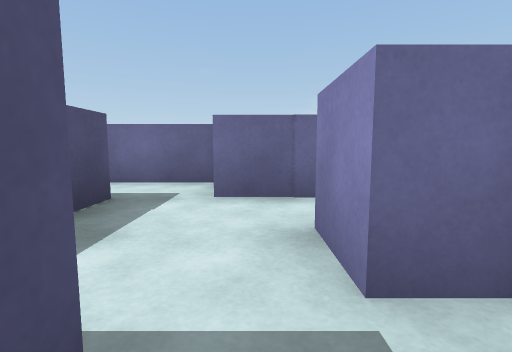
[1] (above)

14 first-person views from a walk through a 3-D level made in the Unity game engine. The camera is 0.62 m above the floor, tilts 6° down and sees 85° across. The floor is counted in squares, 1 m on a side. Each view is taken from the middle of a square. On the plan, view 1 faces up. The plan holds only what a view shows up to about 9 squares ahead; the rest is blank. The place goes on beyond the plan.

[2]
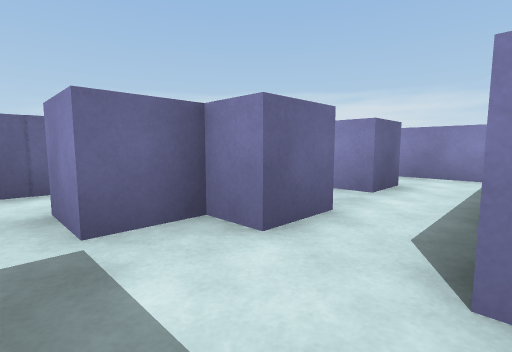

[3]
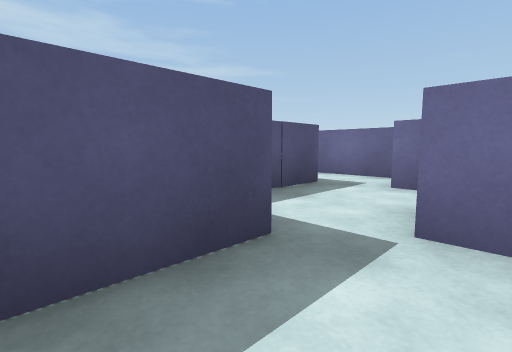

[4]
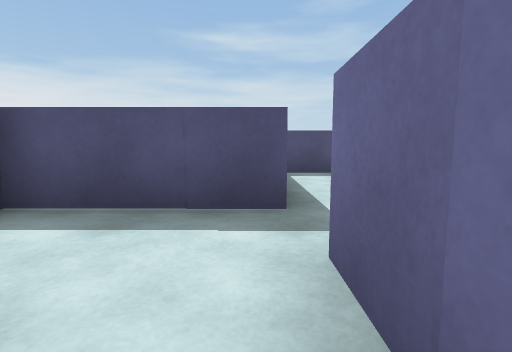

[5]
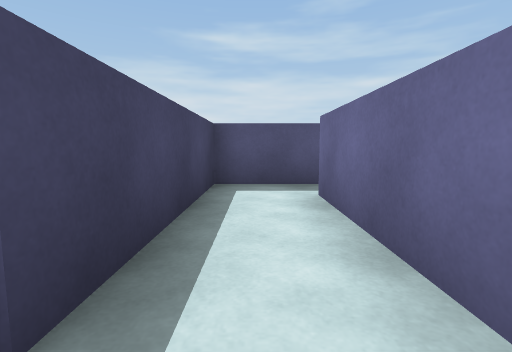

[6]
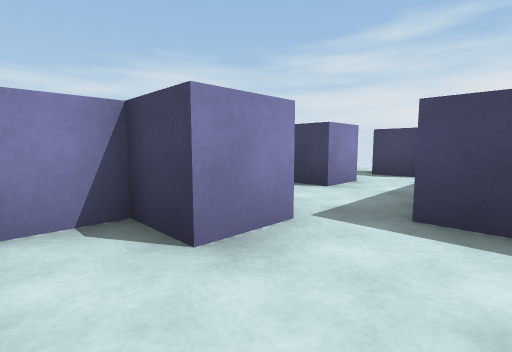

[7]
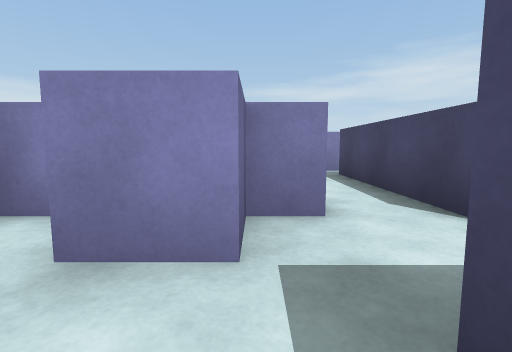

[8]
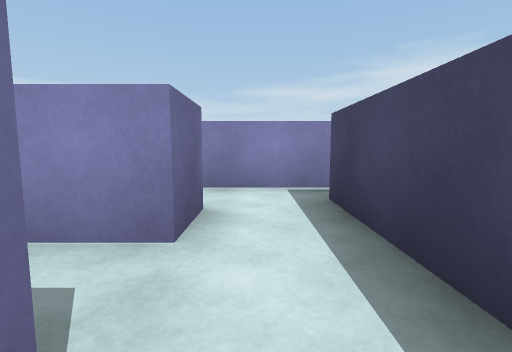

[9]
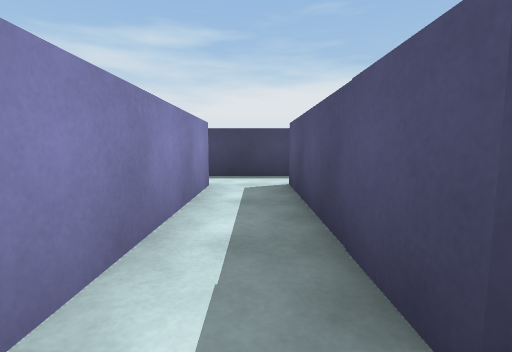

[10]
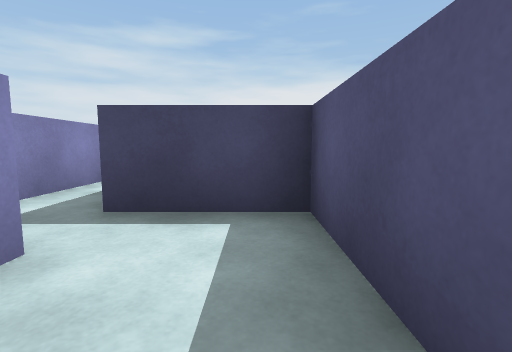

[11]
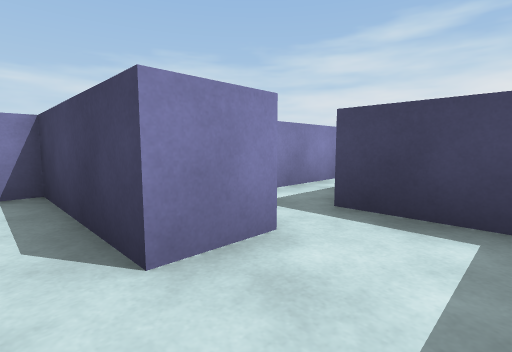

[12]
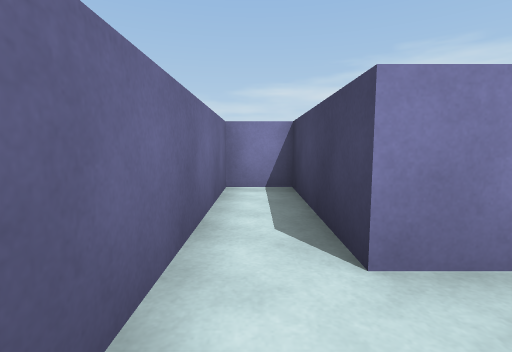

[13]
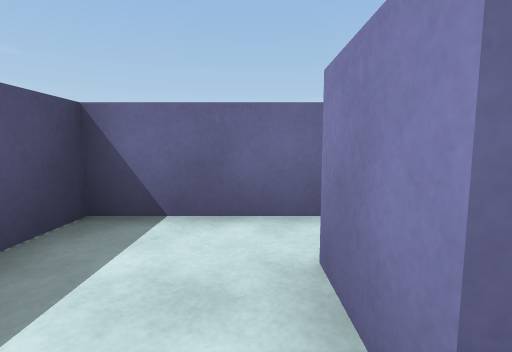

[14]
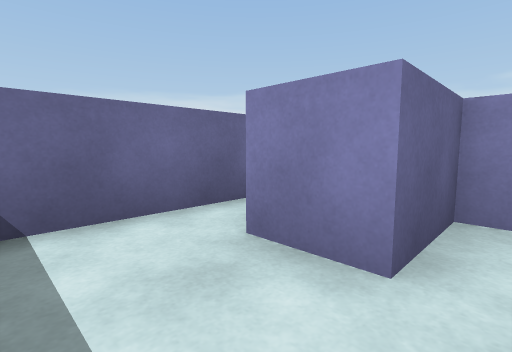

### Floor plan
Points are (right, up) in squares from view 1. A wall is a line through its corners. A room is listed if a view was taken in it or the views show most of it. See-through windows are left out.
Room 1 (views 1, 4, 5, 6, 7)
walls: (0.8, 3.4) (-0.6, 3.4); (1.4, 0.4) (1.4, 1.1) (0.4, 1.1) (0.4, 2.1) (1.4, 2.1) (1.4, 3.4); (-1.7, 3.3) (-1.7, 0.5) (-0.3, 0.5) (-0.3, -1); (-0.6, 4.8) (-1.6, 4.8)
ways out: opening at (0.5, -1.5) to room 2; opening at (2, 0) to room 3; opening at (-1, 4) to room 5
Room 2 (views 2, 3)
walls: (0.6, -3.3) (1.6, -3.3); (1.3, -1.9) (1.3, -0.9)
ways out: opening at (0.5, -1.5) to room 1
Room 3 (views 8, 9)
walls: (2.5, 4.4) (2.5, 0.4) (1.4, 0.4); (4.9, 0.4) (3.8, 0.4) (3.8, 5.4) (2.3, 5.4); (1.3, -0.9) (5.4, -0.9); (6.2, -1.2) (6.2, 1)
ways out: opening at (2, 0) to room 1; opening at (3, 5) to room 4
Room 4 (views 10, 11, 12, 13, 14)
walls: (2.3, 5.4) (2.3, 6.4) (5.3, 6.4) (5.3, 7.5) (0.5, 7.5) (0.5, 4.4) (2.5, 4.4)
ways out: opening at (3, 5) to room 3
Room 5 (no view inside)
walls: (-5.6, 5.1) (-5.6, 3.3) (-1.7, 3.3); (-1.6, 4.8) (-4.6, 4.8)
ways out: opening at (-1, 4) to room 1; opening at (-5, 5.5)

Positions as (right, up) in squares from view 1, and headings:
1: (0, 0), facing up
2: (0, -1), facing up-right
3: (1, -1), facing up-left
4: (1, 3), facing left
5: (-1, 4), facing left
6: (-1, 3), facing down-right
7: (-1, 1), facing right
8: (2, 0), facing right
9: (3, 5), facing down
10: (1, 7), facing down
11: (1, 7), facing down-right
12: (1, 7), facing right
13: (2, 5), facing up
14: (1, 5), facing up-right
